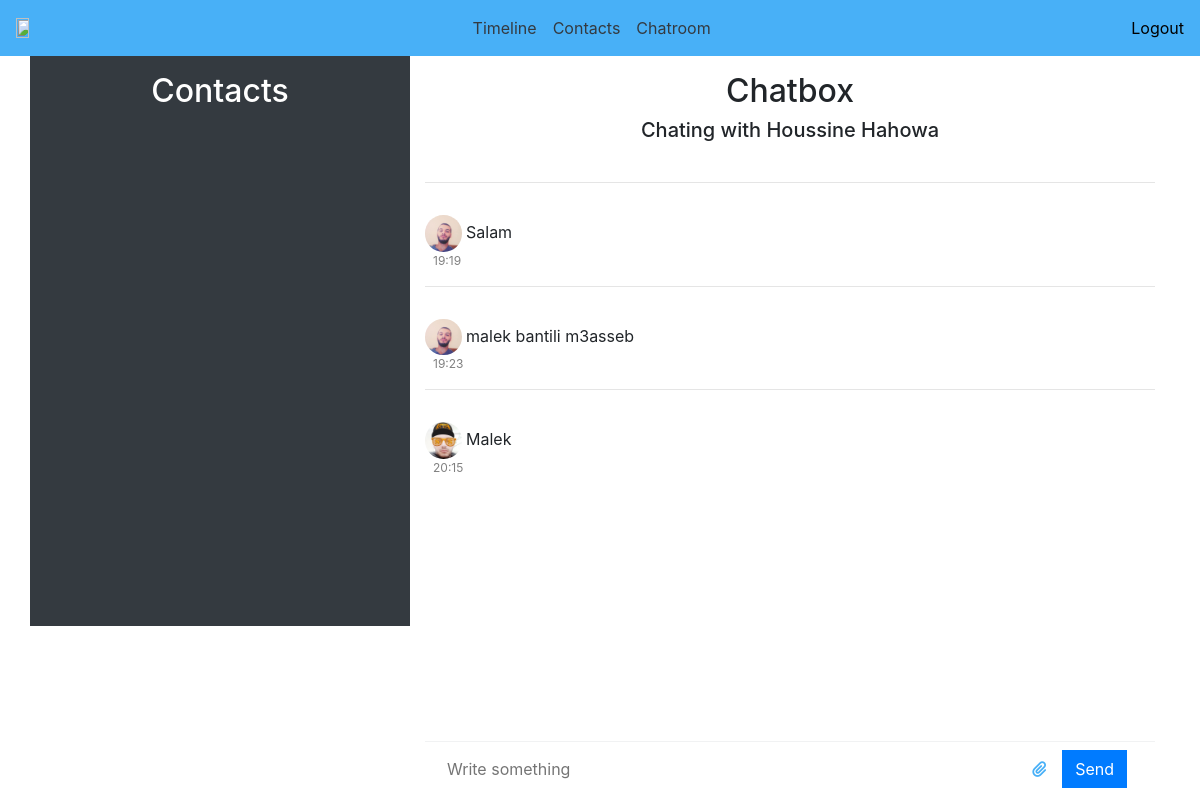
Screenshot of /chatroom.php?Id=158 (signed in) with the database file from the repository.
### tables this page shows
CREATE TABLE `register` (
  `id` int(11) NOT NULL,
  `email` varchar(200) NOT NULL,
  `firstname` varchar(200) NOT NULL,
  `lastname` varchar(200) NOT NULL,
  `telephone` varchar(50) NOT NULL,
  `password` varchar(200) NOT NULL,
  `sex` varchar(200) NOT NULL,
  `status` bigint(20) NOT NULL
);

CREATE TABLE `chatmessage` (
  `id` int(11) NOT NULL,
  `chatmsg` longtext NOT NULL,
  `id_user` int(11) NOT NULL,
  `id_receive` int(11) NOT NULL,
  `date` timestamp NOT NULL DEFAULT current_timestamp() ON UPDATE current_timestamp(),
  `files` varchar(500) NOT NULL
);

CREATE TABLE `images` (
  `id` int(11) NOT NULL,
  `images` varchar(500) NOT NULL,
  `id_user` int(11) NOT NULL
);

### chatroom.php (the view, shortened to what this page needs)
<?php
    require("db.php");
    require("style.php");
    require("navbar.php");
    if(isset($_SESSION['email']) && isset($_SESSION['password'])){
        $idsession = $_SESSION['id'];
?>
<div class="container">
    <div class="row">
        <div class="col-md-4 bg-dark">
            <center><h2 class="text-white pt-3 pb-3">Contacts</h2></center>
        </div>
    <div class="col-md-8 div-chat">
        <center><h2 class="pt-3">Chatbox</h2></center>
<?php
    @$id = $_GET['Id'];
    $sql = "SELECT * FROM `register` WHERE id='$id'";
    $result = mysqli_query($conn, $sql);
    while($rows = mysqli_fetch_assoc($result)){
        $queryimages= "SELECT * FROM `images`";
        $rst = mysqli_query($conn, $queryimages);
        while($row =mysqli_fetch_assoc($rst)){
            if($row['id_user'] == $id){
                $images = $row['images'];
            }elseif($row['id_user'] == $idsession){
                $images2 = $row['images'];
            }
        }
?>
        <center>
            <h5 class="pb-3">
                Chating with <?php echo $rows['firstname'] ?> <?php echo $rows['lastname'] ?>
            </h5>
        </center>
        <div style="overflow-y: scroll !important; height:400px !important;">
<?php
            $query = "SELECT * FROM `chatmessage`";
            $rslt = mysqli_query($conn, $query);
            while($row = mysqli_fetch_assoc($rslt)){
                if($row['id_user'] == $id && $row['id_receive'] == $idsession){
                    $text1 = $row['chatmsg']."<br>";
?>
            <hr class="pb-3">
            <img src="<?php echo $images?>" class="img-chat">
            <?php echo $text1?>
            <span style="font-size:12px; color:grey" class="ml-2"><?php echo date("H:i", strtotime($row['date']))?></span><br>
<?php
                }elseif($row['id_user'] == $idsession && $row['id_receive'] == $id){
                    $text2 = $row['chatmsg']."<br>";
?>
            <hr class="pt-3">
            <img src="<?php echo $images2?>" class="img-chat">
            <?php echo $text2?>
            <span style="font-size:12px; color:grey" class="ml-2"><?php echo date("H:i", strtotime($row['date']))?></span><br>
<?php
                }
            }
?>
            </div>
            <div class="div-margin">
                <form action="" method="POST" enctype="multipart/form-data">
                    <div class="publisher bt-1 border-light pt-2" id="fixed">
                        <input class="publisher-input" type="text" placeholder="Write something" name="message">
                        <span class="publisher-btn file-group">
                            <i class="fa fa-paperclip file-browser"></i>
                        </span>
                        <input type ="submit" class="btn btn-primary" value="Send" id="btn-send" name="send">
                    </div>
                </form>
            </div>
<?php
        }
?>
        </div>
    </div>
</div>
<?php
    }
?>

### style.php (style rules this page uses)
input { border-radius: 0 !important; }
.div-chat { background-color: #FFFFFF; }
.img-chat { border-radius: 50%; width: 5%; }
.publisher { position: relative; display: -webkit-box; display: flex; -webkit-box-align: center; align-items: center; padding: 12px 20px; background-color: #f9fafb }
.publisher>*:first-child { margin-left: 0 }
.publisher>* { margin: 0 8px }
.publisher-input { -webkit-box-flex: 1; flex-grow: 1; border: none; outline: none !important; background-color: transparent }
.publisher-btn { background-color: transparent; border: none; color: #cac7c7; font-size: 16px; cursor: pointer; overflow: -moz-hidden-unscrollable; -webkit-transition: .2s linear; transition: .2s linear }
.bt-1 { border-top: 1px solid #ebebeb !important }
.border-light { border-color: #f1f2f3 !important }
.file-group { position: relative; overflow: hidden; color : #48b0f7; }
#fixed { position: fixed; bottom:0; width: 730px; z-index: 0; background-color: #FFFFFF; border:none; }
.div-margin { margin-top: 60px; }

### rows the page displays
register: firstname "Houssine", lastname "Hahowa"
chatmessage: images.images (picture), chatmsg "Salam", date "19:19"
chatmessage: images.images (picture), chatmsg "malek bantili m3asseb", date "19:23"
chatmessage: images.images (picture), chatmsg "Malek", date "20:15"
